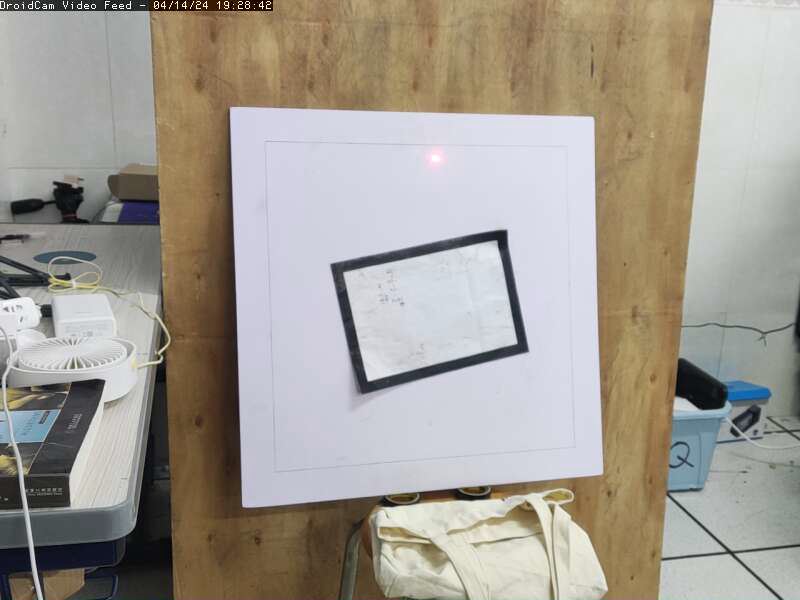
#> input picture pt/d.png, 800 x 600 px, found by its file name
$ python main1.py
#> lines starting #> are read from the running program, lines starting #| are printed output that depends on the picture; after the words box and inside, x2 and y2 are one past the last pixel; in counts of white or black regions, pixels touching at a corner belong together
#> further down, image is the input picture: shape (600, 800, 3); mean B, G, R 147.3, 156.2, 162.6
### RG.py
import cv2
import numpy as np

def detect_colored(image_path):
    # 读取图像
#> called with image_path = '/home/xuen/桌面/rm/week-9/pt/d.png'
    image = cv2.imread(image_path)

    # 转换图像到HSV颜色空间
    hsv = cv2.cvtColor(image, cv2.COLOR_BGR2HSV)
#> hsv: shape (600, 800, 3); mean H, S, V 60.8, 48.2, 168.4

    # 定义红色和绿色的HSV范围
    lower_red = np.array([152, 127, 25])
    upper_red = np.array([179, 193, 255])
    lower_green = np.array([48, 82, 39])
    upper_green = np.array([121, 247, 255])

    # 根据颜色范围创建掩膜
    mask_red = cv2.inRange(hsv, lower_red, upper_red)
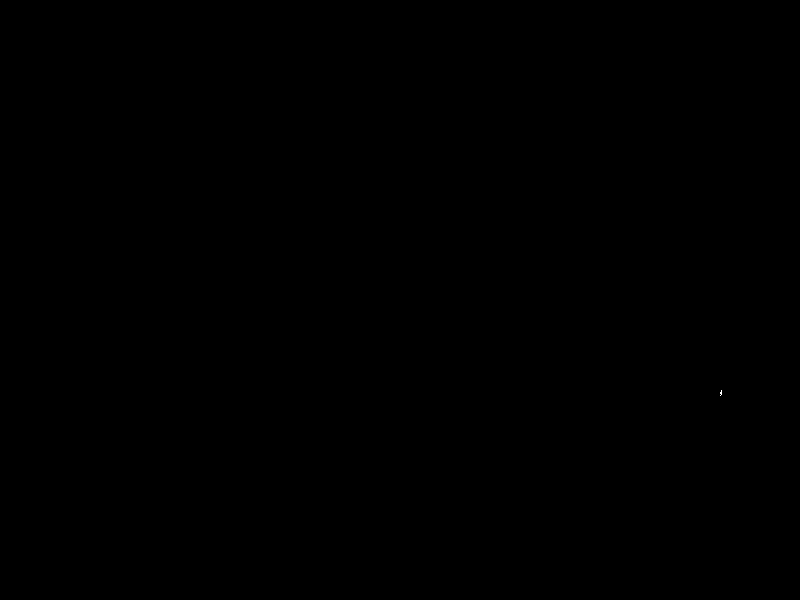
#> mask_red: shape (600, 800); 0% white in thin lines or dots, all inside (x1, y1, x2, y2) = (720, 390, 722, 396)
    mask_green = cv2.inRange(hsv, lower_green, upper_green)
#> mask_green: shape (600, 800); 0.5% white; 94 white regions (74 under 20 px), largest, box (x1, y1, x2, y2) and area: (720, 380, 772, 404) 789, (128, 203, 156, 224) 234, (30, 414, 48, 440) 173

    # 使用形态学操作对掩膜进行处理，去除噪音
    kernel = np.ones((5,5),np.uint8)
    mask_red = cv2.morphologyEx(mask_red, cv2.MORPH_OPEN, kernel)
#> mask_red: shape (600, 800); every value is 0
    mask_green = cv2.morphologyEx(mask_green, cv2.MORPH_OPEN, kernel)
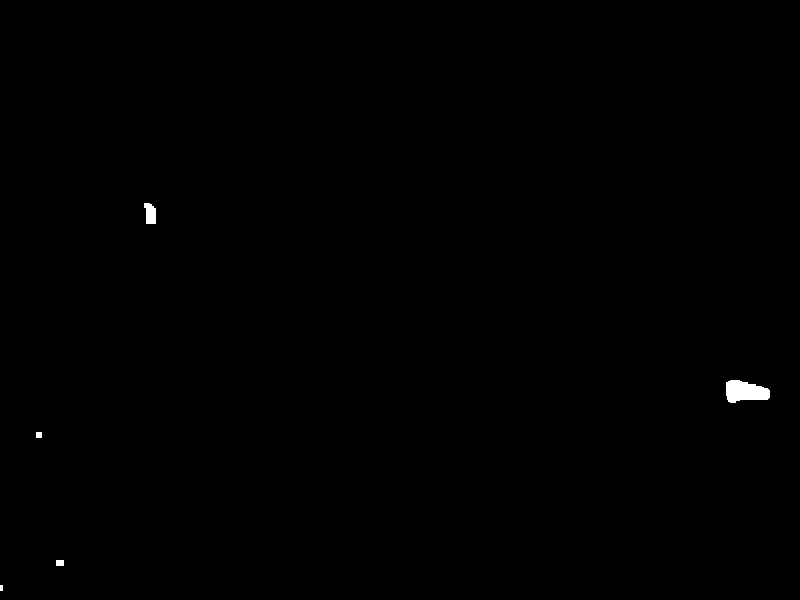
#> mask_green: shape (600, 800); 0.22% white; 5 white regions (1 under 20 px)

    # 在原始图像中找到红色和绿色光点的轮廓
    contours_red, _ = cv2.findContours(mask_red, cv2.RETR_EXTERNAL, cv2.CHAIN_APPROX_SIMPLE)
#> contours_red = []
    contours_green, _ = cv2.findContours(mask_green, cv2.RETR_EXTERNAL, cv2.CHAIN_APPROX_SIMPLE)
#> contours_green = 5 contours, 1 with area under 20; largest, box (x1, y1, x2, y2) and area: (726, 380, 770, 403) 688, (144, 203, 156, 224) 172, (56, 560, 64, 566) 35, (36, 432, 42, 438) 25

    # 遍历轮廓并获取其外接圆
    for contour in contours_red:
        (x,y), radius = cv2.minEnclosingCircle(contour)
        center = (int(x),int(y))
        radius = int(radius)
        cv2.circle(image, center, radius, (0,0,255), 2) # 在原图中画出红色圆点
        cv2.putText(image, f"({center[0]}, {center[1]})", (center[0]+10, center[1]+10), cv2.FONT_HERSHEY_SIMPLEX, 0.5, (0, 0, 255), 2)
#> this loop made 0 passes

    for contour in contours_green:
        (x,y), radius = cv2.minEnclosingCircle(contour)
        center = (int(x),int(y))
        radius = int(radius)
        cv2.circle(image, center, radius, (0,255,0), 2) # 在原图中画出绿色圆点
        cv2.putText(image, f"({center[0]}, {center[1]})", (center[0]+10, center[1]+10), cv2.FONT_HERSHEY_SIMPLEX, 0.5, (0, 255, 0), 2)
#> this loop made 5 passes
#> (contour, x, y, radius, center) on passes 1 to 3: ([[0, 585], [0, 590], [2, 590], [2, 585]], 1, 587.5, 2, (1, 587)), ([[56, 560], [56, 565], [63, 565], [63, 560]], 59.5, 562.5, 4, (59, 562)), ([[36, 432], [36, 437], [41, 437], [41, 432]], 38.5, 434.5, 3, (38, 434))
#> (x, y, radius, center) on passes 4 to 5: (747.5, 389.5, 22, (747, 389)), (149.5, 213, 11, (149, 213))
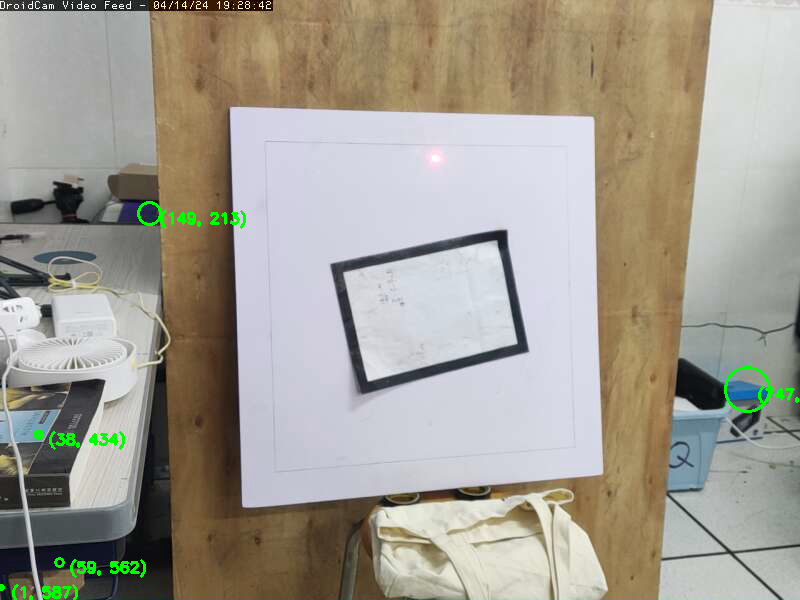
#> image: shape (600, 800, 3); 0.63% of pixels changed, all inside (x1, y1, x2, y2) = (0, 201, 799, 600)

    return image

# [6 lines that do not run on import are left out]

### detect.py
import cv2
import numpy as np

def detect_rectangles(image_path):
    # 读取图像
#> called with image_path = '/home/xuen/桌面/rm/week-9/pt/d.png'
    image = cv2.imread(image_path)

    # 转换为灰度图像并进行高斯模糊
    gray = cv2.cvtColor(image, cv2.COLOR_BGR2GRAY)
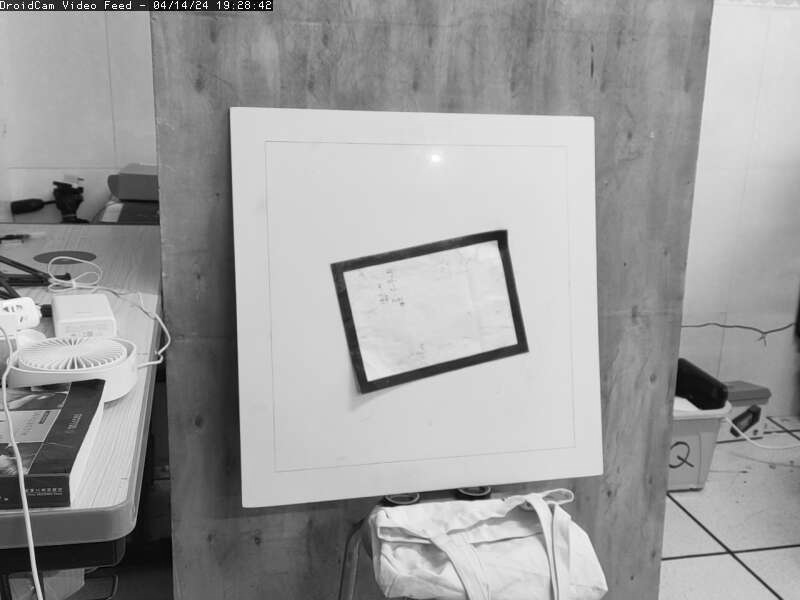
#> gray: shape (600, 800); min 0, max 255, mean 157
    blurred = cv2.GaussianBlur(gray, (5, 5), 0)

    # 应用Canny边缘检测
    edges = cv2.Canny(blurred, 50, 150)
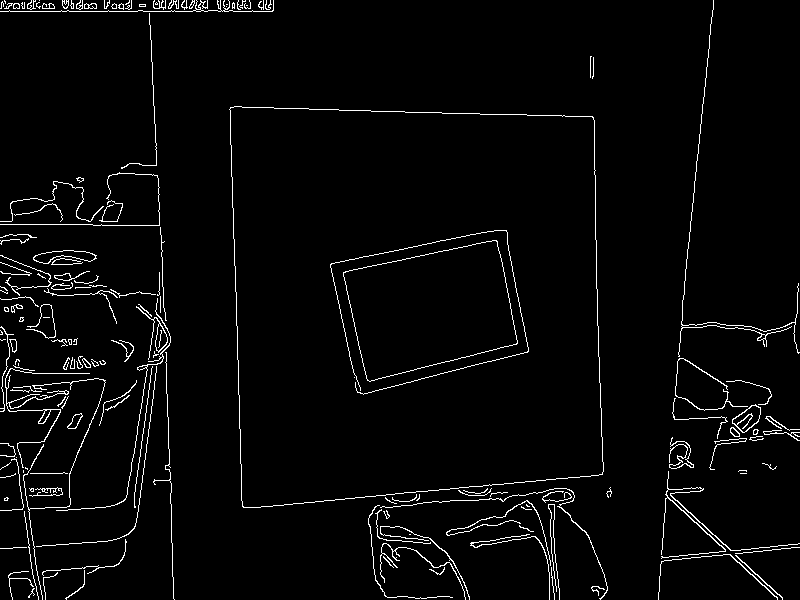
#> edges: shape (600, 800); 3% white in thin lines or dots

    # 查找轮廓
    contours, _ = cv2.findContours(edges, cv2.RETR_TREE, cv2.CHAIN_APPROX_SIMPLE)
#> contours = 205 contours, 153 with area under 20; largest, box (x1, y1, x2, y2) and area: (229, 106, 604, 508) 137420, (229, 106, 604, 508) 137416, (343, 240, 518, 382) 17068, (343, 240, 518, 382) 17063, (732, 404, 761, 433) 454

    # 初始化一个列表来存储所有检测到的矩形角点
    detected_rectangles_corners = []

    # 遍历所有轮廓
    for contour in contours:
        # 近似轮廓
        epsilon = 0.03 * cv2.arcLength(contour, True)
        approx = cv2.approxPolyDP(contour, epsilon, True)

        # 检查轮廓是否有4个顶点
        if len(approx) == 4:
            # 计算轮廓的边界框
            x, y, w, h = cv2.boundingRect(approx)
            aspect_ratio = float(w) / h

            # 根据需要设置长宽比阈值来过滤掉非矩形轮廓
            if 0.3 < aspect_ratio < 1.5:
                # 获取四个角点
                corners = np.squeeze(approx)  # 直接获取角点数组
                detected_rectangles_corners.append(corners)

                # 绘制轮廓和角点
                cv2.drawContours(image, [approx], -1, (0, 255, 0), 2)
                for corner in corners:
                    x, y = corner
                    cv2.circle(image, (x, y), 5, (255, 0, 0), -1)
                    text_x = x + 5 if x + 5 < image.shape[1] - 10 else x - 5
                    text_y = y - 5 if y - 5 > 10 else y + 5
                    cv2.putText(image, f"({x}, {y})", (text_x, text_y), cv2.FONT_HERSHEY_SIMPLEX, 0.5, (255, 0, 0), 1)

                # 遍历所有检测到的矩形角点
                for corners in detected_rectangles_corners:
                    # 获取矩形边界框
                    rect_x, rect_y, rect_w, rect_h = cv2.boundingRect(corners)

                    # 计算矩形中心坐标
                    rect_center_x = rect_x + rect_w // 2
                    rect_center_y = rect_y + rect_h // 2

                    # 绘制矩形中心坐标
                    cv2.circle(image, (rect_center_x, rect_center_y), 5, (0, 0, 255), -1)
                    cv2.putText(image, f"({rect_center_x}, {rect_center_y})", (rect_center_x + 10, rect_center_y - 10),
                                cv2.FONT_HERSHEY_SIMPLEX, 0.5, (0, 0, 255), 1)
#> this loop made 205 passes
#> (epsilon, w, h, aspect_ratio) on passes 5, 15, 17, 23, 51, 68, 79, 88: (2.39, 19, 30, 0.633), (12.15, 80, 64, 1.25), (11.6, 90, 74, 1.22), (10.49, 78, 92, 0.848), (4.88, 24, 53, 0.453), (0.894, 8, 13, 0.615), (16.58, 121, 181, 0.669), (0.774, 9, 10, 0.9)
#> (epsilon, approx, w, h, aspect_ratio) on passes 7, 14, 27, 32, 33, 34: (1.31, [[444, 567], [439, 574], [429, 569], [440, 574]], 16, 8, 2), (7.62, [[126, 541], [113, 566], [42, 574], [114, 566]], 85, 34, 2.5), (0.827, [[385, 497], [387, 500], [396, 503], [391, 502]], 12, 7, 1.71), (1.22, [[490, 496], [492, 493], [507, 492], [491, 493]], 18, 5, 3.6), (4.41, [[542, 499], [571, 496], [542, 498], [563, 491]], 30, 9, 3.33), (21.37, [[607, 590], [569, 489], [380, 507], [566, 488]], 228, 103, 2.21)
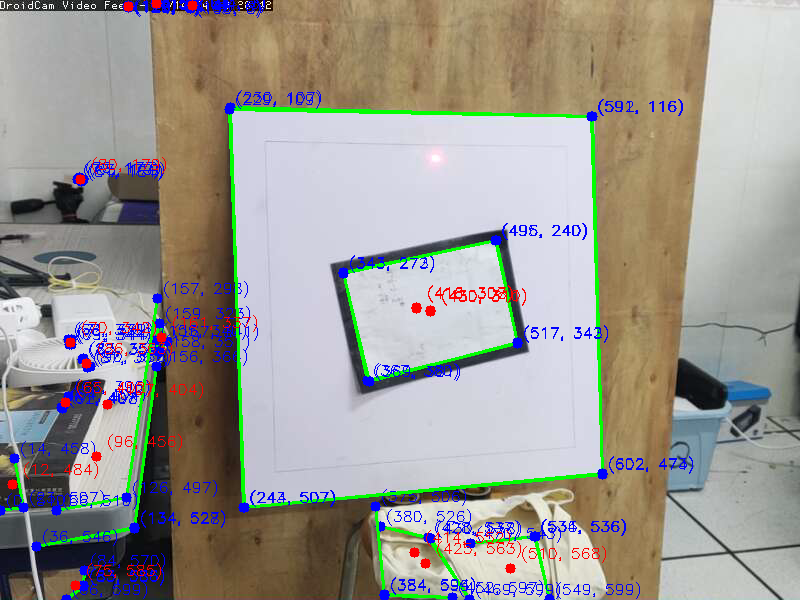
#> image: shape (600, 800, 3); 5.52% of pixels changed, all inside (x1, y1, x2, y2) = (0, 0, 693, 600)
#> after the loop, detected_rectangles_corners = 19 items

    return image

# [6 lines that do not run on import are left out]

### main1.py
import cv2
import numpy as np
import detect
from RG import detect_colored

image_path = '/home/xuen/桌面/rm/week-9/pt/d.png'
#'/home/xuen/桌面/week-9/pt/b.jpeg','/home/xuen/桌面/week-9/pt/c.jpeg','/home/xuen/桌面/week-9/pt/d.png','/home/xuen/桌面/week-9/pt/e.jpeg
image = cv2.imread(image_path)

# 红绿点图像
RedGreen_image = detect_colored(image_path)

# 角点和中点坐标图像
corner_image = detect.detect_rectangles(image_path)

# 图像叠加
Final_image = cv2.addWeighted(corner_image, 0.5, RedGreen_image, 0.5, 0)
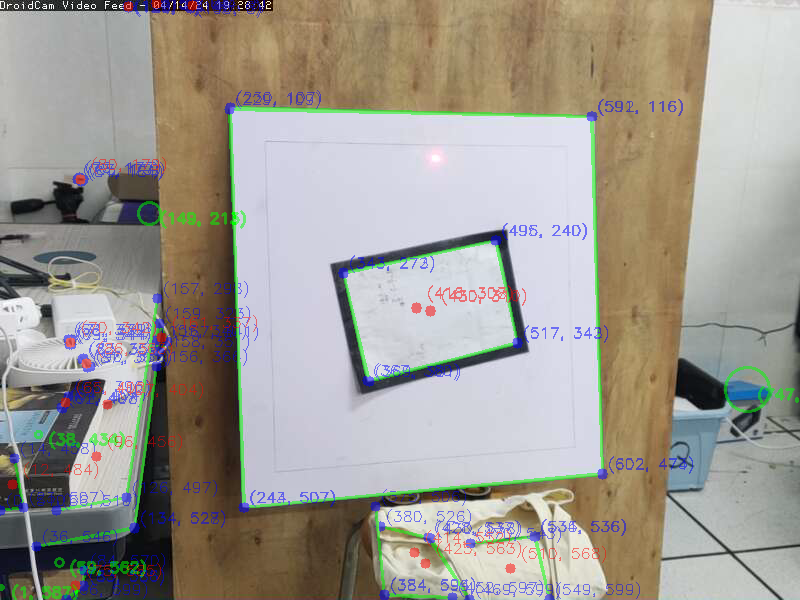
#> Final_image: shape (600, 800, 3); mean B, G, R 146.6, 155.1, 159.2

# 保存路径
Upload_Str1 = r'week-9/save/a_output.jpeg'

# 保存图像
cv2.imwrite(Upload_Str1, Final_image)

# 显示结果
cv2.imshow('Final Image',Final_image)
cv2.waitKey(0)
cv2.destroyAllWindows()
